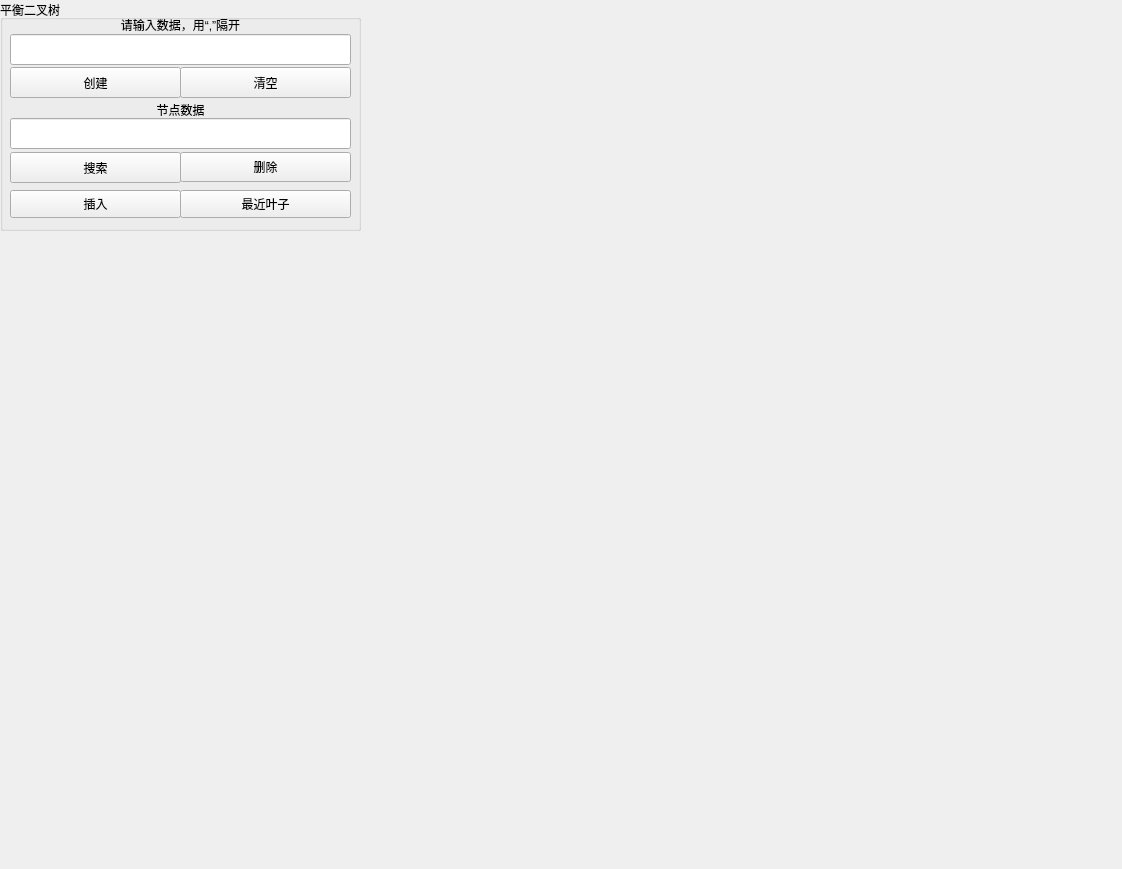
<?xml version="1.0" encoding="UTF-8"?>
<ui version="4.0">
 <class>BinaryTreeUI</class>
 <widget class="QWidget" name="BinaryTreeUI">
  <property name="geometry">
   <rect>
    <x>0</x>
    <y>0</y>
    <width>1122</width>
    <height>869</height>
   </rect>
  </property>
  <property name="windowTitle">
   <string>Form</string>
  </property>
  <widget class="QGroupBox" name="groupBox">
   <property name="geometry">
    <rect>
     <x>0</x>
     <y>0</y>
     <width>361</width>
     <height>231</height>
    </rect>
   </property>
   <property name="title">
    <string>平衡二叉树</string>
   </property>
   <widget class="QPushButton" name="Button_InsertBiTreeNode">
    <property name="geometry">
     <rect>
      <x>10</x>
      <y>67</y>
      <width>171</width>
      <height>31</height>
     </rect>
    </property>
    <property name="text">
     <string>创建</string>
    </property>
   </widget>
   <widget class="QPushButton" name="Button_SearchBiTreeNode">
    <property name="geometry">
     <rect>
      <x>10</x>
      <y>152</y>
      <width>171</width>
      <height>31</height>
     </rect>
    </property>
    <property name="text">
     <string>搜索</string>
    </property>
   </widget>
   <widget class="QPushButton" name="Button_CleanBiTreeNode">
    <property name="geometry">
     <rect>
      <x>180</x>
      <y>67</y>
      <width>171</width>
      <height>31</height>
     </rect>
    </property>
    <property name="text">
     <string>清空</string>
    </property>
   </widget>
   <widget class="QPushButton" name="Button_DeleteBiTreeNode">
    <property name="geometry">
     <rect>
      <x>180</x>
      <y>152</y>
      <width>171</width>
      <height>30</height>
     </rect>
    </property>
    <property name="text">
     <string>删除</string>
    </property>
   </widget>
   <widget class="QLineEdit" name="BinaryTreeDataEdit_2">
    <property name="geometry">
     <rect>
      <x>10</x>
      <y>118</y>
      <width>341</width>
      <height>31</height>
     </rect>
    </property>
   </widget>
   <widget class="QLineEdit" name="BinaryTreeDataEdit">
    <property name="geometry">
     <rect>
      <x>10</x>
      <y>34</y>
      <width>341</width>
      <height>31</height>
     </rect>
    </property>
   </widget>
   <widget class="QLabel" name="label">
    <property name="geometry">
     <rect>
      <x>10</x>
      <y>12</y>
      <width>341</width>
      <height>25</height>
     </rect>
    </property>
    <property name="text">
     <string>请输入数据，用“,”隔开</string>
    </property>
    <property name="alignment">
     <set>Qt::AlignCenter</set>
    </property>
   </widget>
   <widget class="QLabel" name="label_2">
    <property name="geometry">
     <rect>
      <x>10</x>
      <y>100</y>
      <width>341</width>
      <height>20</height>
     </rect>
    </property>
    <property name="text">
     <string>节点数据</string>
    </property>
    <property name="alignment">
     <set>Qt::AlignCenter</set>
    </property>
   </widget>
   <widget class="QPushButton" name="pushButton_2">
    <property name="geometry">
     <rect>
      <x>10</x>
      <y>190</y>
      <width>171</width>
      <height>28</height>
     </rect>
    </property>
    <property name="text">
     <string>插入</string>
    </property>
   </widget>
   <widget class="QPushButton" name="pushButton">
    <property name="geometry">
     <rect>
      <x>180</x>
      <y>190</y>
      <width>171</width>
      <height>28</height>
     </rect>
    </property>
    <property name="text">
     <string>最近叶子</string>
    </property>
   </widget>
  </widget>
 </widget>
 <resources/>
 <connections>
  <connection>
   <sender>Button_CleanBiTreeNode</sender>
   <signal>clicked()</signal>
   <receiver>BinaryTreeUI</receiver>
   <slot>on_binarytree_delete_btn_clicked()</slot>
   <hints>
    <hint type="sourcelabel">
     <x>265</x>
     <y>112</y>
    </hint>
    <hint type="destinationlabel">
     <x>357</x>
     <y>121</y>
    </hint>
   </hints>
  </connection>
  <connection>
   <sender>Button_DeleteBiTreeNode</sender>
   <signal>clicked()</signal>
   <receiver>BinaryTreeUI</receiver>
   <slot>on_binarytree_node_delete_btn_clicked()</slot>
   <hints>
    <hint type="sourcelabel">
     <x>292</x>
     <y>188</y>
    </hint>
    <hint type="destinationlabel">
     <x>322</x>
     <y>202</y>
    </hint>
   </hints>
  </connection>
  <connection>
   <sender>Button_InsertBiTreeNode</sender>
   <signal>clicked()</signal>
   <receiver>BinaryTreeUI</receiver>
   <slot>on_binarytree_create_btn_clicked()</slot>
   <hints>
    <hint type="sourcelabel">
     <x>339</x>
     <y>60</y>
    </hint>
    <hint type="destinationlabel">
     <x>442</x>
     <y>178</y>
    </hint>
   </hints>
  </connection>
  <connection>
   <sender>pushButton</sender>
   <signal>clicked()</signal>
   <receiver>BinaryTreeUI</receiver>
   <slot>on_binarytree_node_search_btn_clicked()</slot>
   <hints>
    <hint type="sourcelabel">
     <x>264</x>
     <y>207</y>
    </hint>
    <hint type="destinationlabel">
     <x>242</x>
     <y>320</y>
    </hint>
   </hints>
  </connection>
  <connection>
   <sender>Button_SearchBiTreeNode</sender>
   <signal>clicked()</signal>
   <receiver>BinaryTreeUI</receiver>
   <slot>on_binarytree_node_search_btn_clicked1()</slot>
   <hints>
    <hint type="sourcelabel">
     <x>145</x>
     <y>173</y>
    </hint>
    <hint type="destinationlabel">
     <x>551</x>
     <y>389</y>
    </hint>
   </hints>
  </connection>
  <connection>
   <sender>pushButton_2</sender>
   <signal>clicked()</signal>
   <receiver>BinaryTreeUI</receiver>
   <slot>on_binarytree_node_insert_btn_clicked()</slot>
   <hints>
    <hint type="sourcelabel">
     <x>113</x>
     <y>210</y>
    </hint>
    <hint type="destinationlabel">
     <x>319</x>
     <y>413</y>
    </hint>
   </hints>
  </connection>
 </connections>
 <slots>
  <slot>on_binarytree_create_btn_clicked()</slot>
  <slot>on_binarytree_delete_btn_clicked()</slot>
  <slot>on_binarytree_node_delete_btn_clicked()</slot>
  <slot>on_binarytree_SimulationTree_creat_btn_clicked()</slot>
  <slot>on_bigroottree_create_btn_clicked()</slot>
  <slot>on_bigroottree_insert_btn_clicked()</slot>
  <slot>on_bigroottree_remove_btn_clicked()</slot>
  <slot>on_Btree_create_btn_clicked()</slot>
  <slot>on_Btree_insert_btn_clicked()</slot>
  <slot>on_Btree_remove_btn_clicked()</slot>
  <slot>on_Btree_destroy_btn_clicked()</slot>
  <slot>on_binarytree_node_search_btn_clicked()</slot>
  <slot>on_Btree_search_btn_clicked()</slot>
  <slot>on_binarytree_node_search_btn_clicked1()</slot>
  <slot>on_binarytree_node_insert_btn_clicked()</slot>
  <slot>insert()</slot>
 </slots>
</ui>
